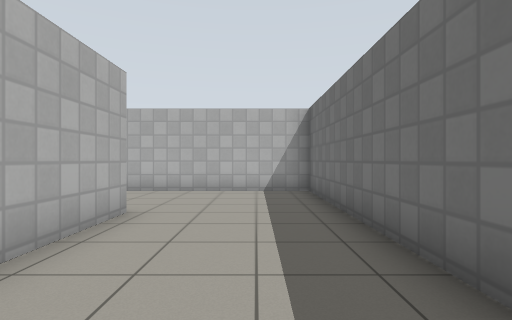
view 1 (above)

17 first-person views from a walk through a robot-simulator world made for Gazebo. The camera is 0.94 m above the floor, looks level and sees 80° across. The floor is counted in squares, 1 m on a side. Each view is taken from the middle of a square. On the plan, view 1 faces up. The plan holds only what a view shows up to about 11 squares ahead; the rest is blank. Simple patterns stand in for the simulator's built-in surfaces.

view 2
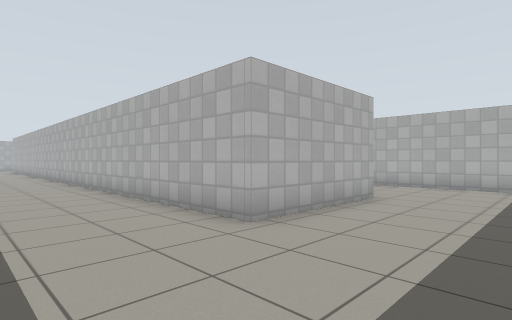

view 3
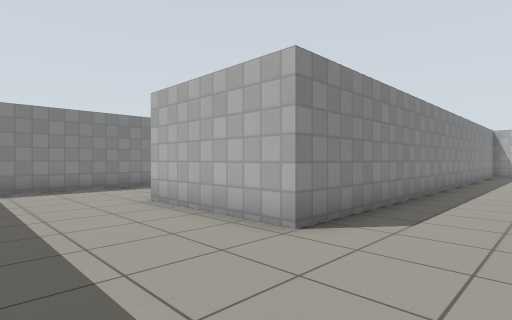

view 4
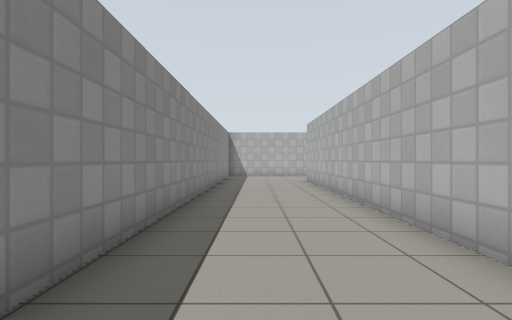

view 5
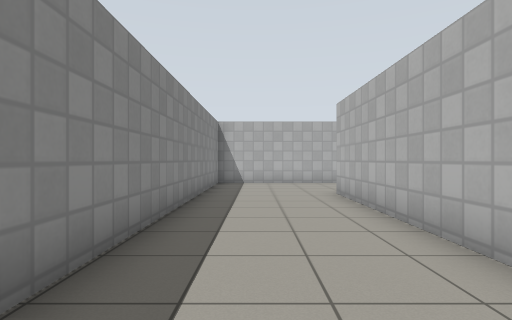

view 6
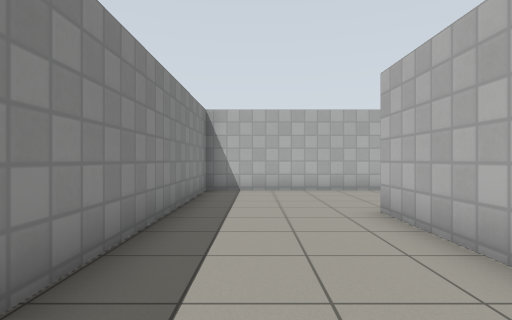

view 7
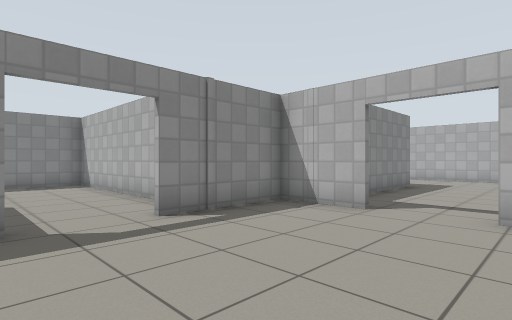

view 8
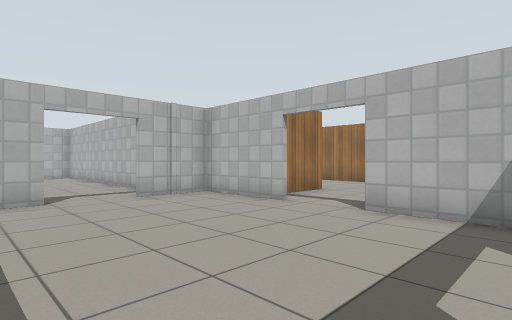

view 9
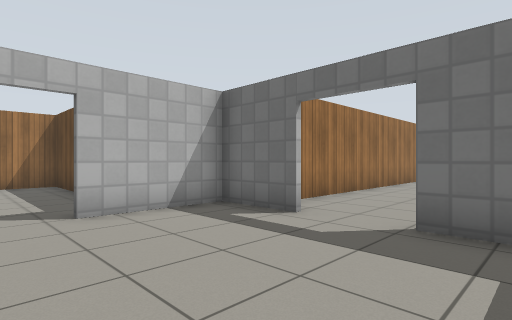

view 10
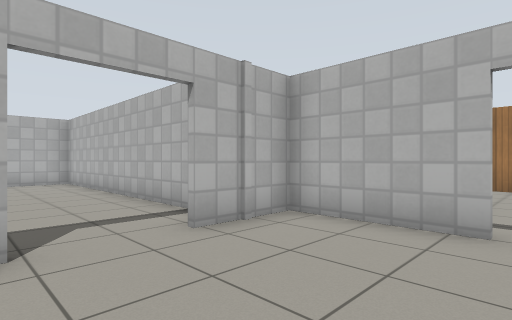

view 11
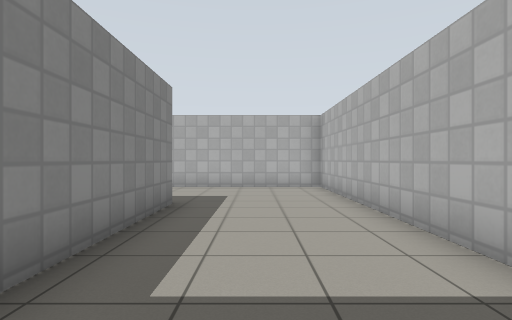

view 12
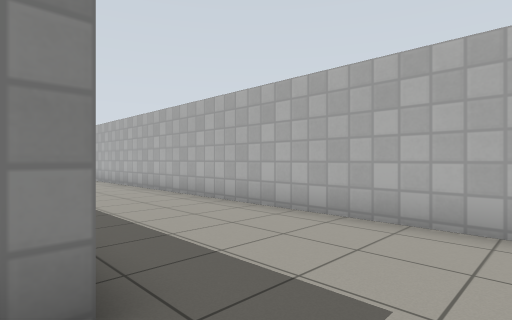

view 13
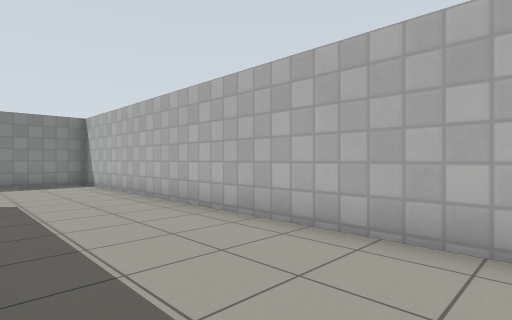

view 14
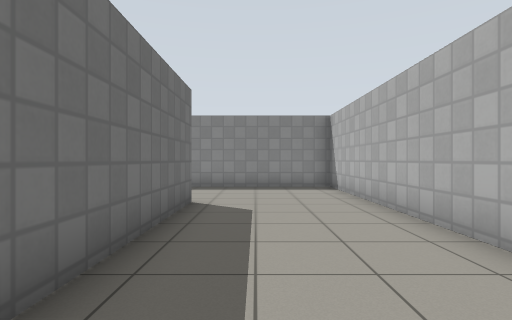

view 15
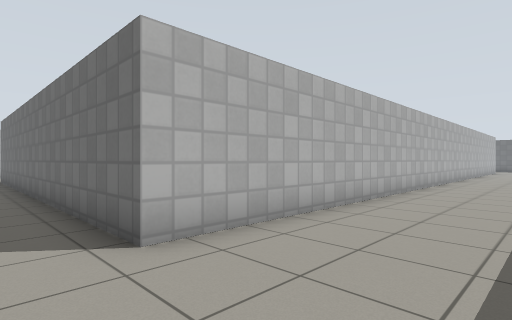

view 16
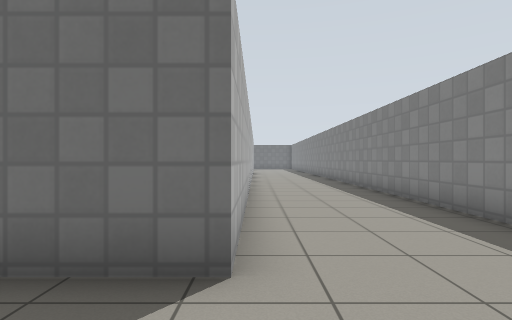

view 17
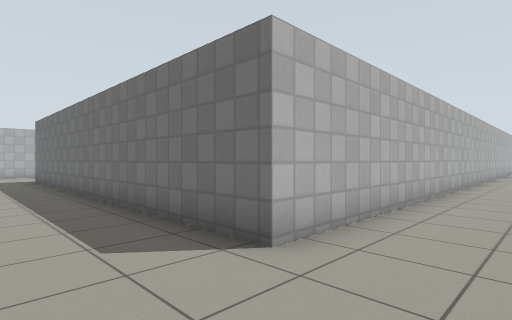

### Floor plan
Points are (right, up) in squares from view 1. A wall is a line through its corners. A room is listed if a view was taken in it or the views show most of it. See-through windows are left out.
Room 1 (views 1, 2, 3, 4, 5, 6, 12, 13, 14, 15, 16, 17)
walls: (-16.6, 1.2) (-27.6, 1.2) (-27.6, 12.1); (-19.4, 11.2) (-19.4, 5.5) (-2.3, 5.5) (-2.3, 1.2) (-11.4, 1.2); (-27.6, 14.2) (-23.1, 14.2); (-23.1, 18.2) (-31.6, 18.2) (-31.6, -2.7) (-19, -2.7); (-3.9, -2.7) (0.1, -2.7); (1.6, 1.9) (1.6, 9.2) (-15.5, 9.2)
ways out: open door at (-22, 16.5) to room 2; open door at (-17.5, 13) to room 2
Room 2 (views 7, 8, 9, 10, 11)
walls: (-18.5, 19.5) (-21.6, 19.5) (-21.6, 17.2); (-21.6, 15.4) (-21.6, 13.2) (-18.4, 13.2); (-13.6, 17.2) (-13.6, 19.5) (-16.6, 19.5); (-13.6, 14.4) (-13.6, 15.4)
ways out: open door at (-22, 16.5) to room 1; open door at (-17.5, 13) to room 1; open door at (-17.5, 19.5); open door at (-13.5, 16.5)

Where each view was taken, in squares from view 1:
view 1: 0 up, 0 right, facing up
view 2: 2 down, 1 right, facing up-left
view 3: 8 up, 1 right, facing down-left
view 4: 7 up, 2 left, facing left
view 5: 7 up, 7 left, facing left
view 6: 7 up, 10 left, facing left
view 7: 18 up, 16 left, facing down-left
view 8: 14 up, 14 left, facing up-left
view 9: 14 up, 18 left, facing up-right
view 10: 15 up, 18 left, facing up-left
view 11: 16 up, 21 left, facing left
view 12: 16 up, 27 left, facing down-left
view 13: 10 up, 28 left, facing down-left
view 14: 8 up, 29 left, facing down
view 15: 2 down, 29 left, facing up-right
view 16: 1 up, 30 left, facing right
view 17: 1 down, 30 left, facing up-right
